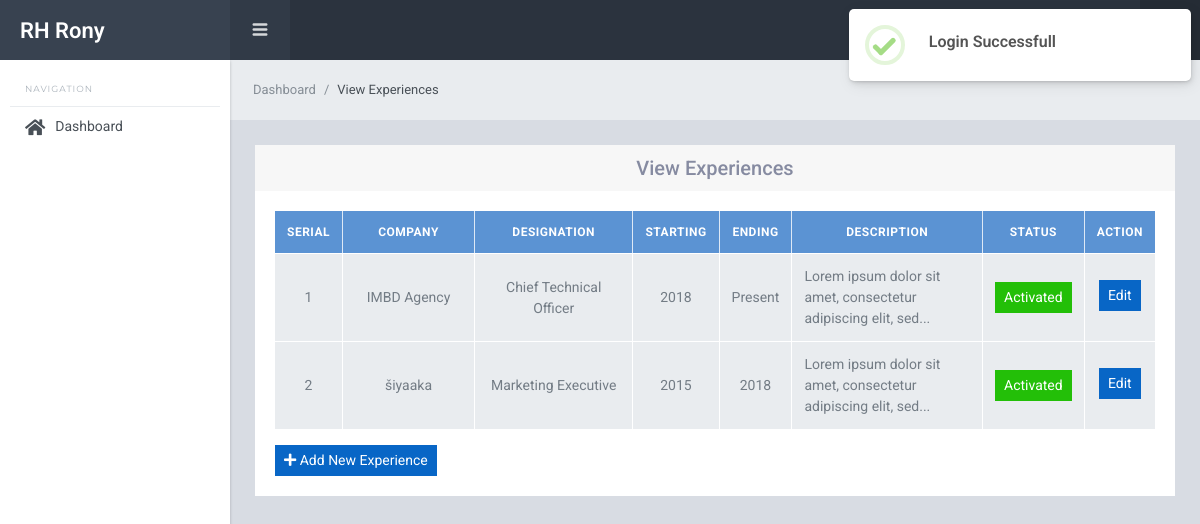
Screenshot of /backend/experience/experience_view.php (signed in) with the database file from the repository.
### tables this page shows
CREATE TABLE `experiences` (
  `id` int(11) NOT NULL,
  `company` varchar(50) NOT NULL,
  `designation` varchar(50) NOT NULL,
  `start_year` year(4) NOT NULL,
  `end_year` varchar(10) NOT NULL,
  `description` varchar(500) NOT NULL,
  `status` int(11) NOT NULL DEFAULT 0
);

### assets/functions.php (called while the page is built, shortened)
<?php
function url($x = '') {
    $directory = explode('/', dirname($_SERVER['PHP_SELF']));
    $url = $_SERVER['HTTP_HOST'] . '/' . $directory[1] . '/';
    $url = str_replace('//', '/', $url);
    if (isset($_SERVER['HTTPS']) && $_SERVER['HTTPS'] == 'on') {
        $url = 'https://' . $url;
    } else {
        $url = 'http://' . $url;
    }
    return $url . $x;
}

### backend/experience/experience_view.php (the view, shortened to what this page needs)
<?php
$sql = "SELECT * FROM experiences";
$query = mysqli_query($conn, $sql);
require_once("../includes/header.php");
require_once("../includes/sidebar.php");
require_once("../includes/navbar.php");
?>
<div class="sl-mainpanel">
    <nav class="breadcrumb sl-breadcrumb">
        <a class="breadcrumb-item" href="<?= url() ?>backend/dashboard.php">Dashboard</a>
        <span class="breadcrumb-item active">View Experiences</span>
    </nav>
    <div class="sl-pagebody">
        <div class="row justify-content-center">
            <div class="col-md-12">
                <div class="card">
                    <div class="card-header">
                        <h5 class="m-0 text-center">View Experiences</h5>
                    </div>
                    <div class="card-body">
                        <table class="table table-bordered align-middle">
                            <thead class="bg-info">
                                <tr>
                                    <th width="5%" class="text-center">Serial</th>
                                    <th width="15%" class="text-center">Company</th>
                                    <th width="18%" class="text-center">Designation</th>
                                    <th width="8%" class="text-center">Starting</th>
                                    <th width="8%" class="text-center">Ending</th>
                                    <th class="text-center">Description</th>
                                    <th class="text-center">Status</th>
                                    <th class="text-center">Action</th>
                                </tr>
                            </thead>
                            <tbody>
                                <?php foreach ($query as $key => $experience) : ?>
                                    <tr>
                                        <td class="text-center"><?= ++$key ?></td>
                                        <td class="text-center"><?= $experience['company'] ?></td>
                                        <td class="text-center"><?= $experience['designation'] ?></td>
                                        <td class="text-center"><?= $experience['start_year'] ?></td>
                                        <td class="text-center"><?= $experience['end_year'] ?></td>
                                        <td><?= substr($experience['description'], 0, 60) . '...' ?></td>
                                        <td class="text-center"><a href="experience_status.php?id=<?= $experience['id'] ?>" class="btn btn-sm  <?= ($experience['status'] == 1) ? 'btn-success' : 'btn-secondary' ?>"><?= ($experience['status'] == 1) ? 'Activated' : 'Deactivated' ?></a></td>
                                        <td class="text-center">
                                            <a href="experience_edit.php?id=<?= $experience['id'] ?>" class="mb-1 btn btn-sm btn-primary">Edit</a>
                                        </td>
                                    </tr>
                                <?php endforeach ?>
                            </tbody>
                        </table>
                        <a href="experience_add.php" class="btn btn-sm btn-primary"><i class="fa fa-plus" aria-hidden="true"></i> Add New Experience</a>
                    </div>
                </div>
            </div>
        </div>
    </div>
</div>
<?php require_once("../includes/footer.php"); ?>

### assets/style.css (style rules this page uses)
.table th, .table td { vertical-align: middle; }

### rows the page displays
experiences: company "IMBD Agency", designation "Chief Technical Officer", start_year "2018", end_year "Present", description "Lorem ipsum dolor sit amet, consectetur adipiscing elit, sed", status "Activated"
experiences: company "šiyaaka", designation "Marketing Executive", start_year "2015", end_year "2018", description "Lorem ipsum dolor sit amet, consectetur adipiscing elit, sed", status "Activated"
